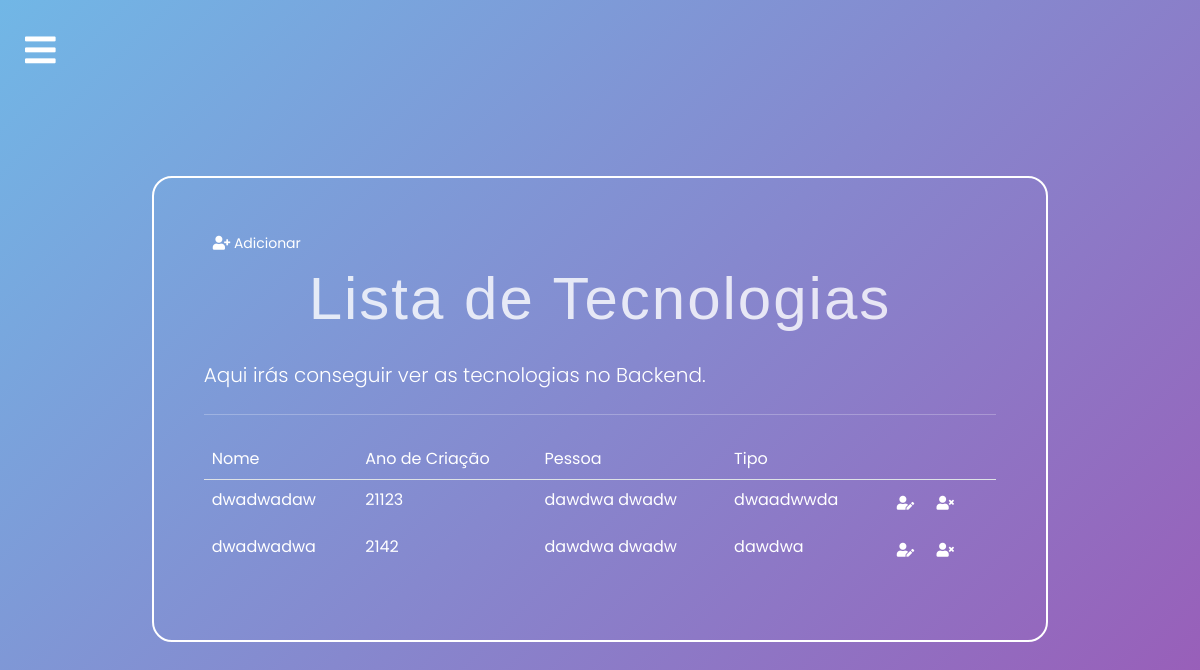
The app's page /backend/tecnologias/list/ (signed in), older data.
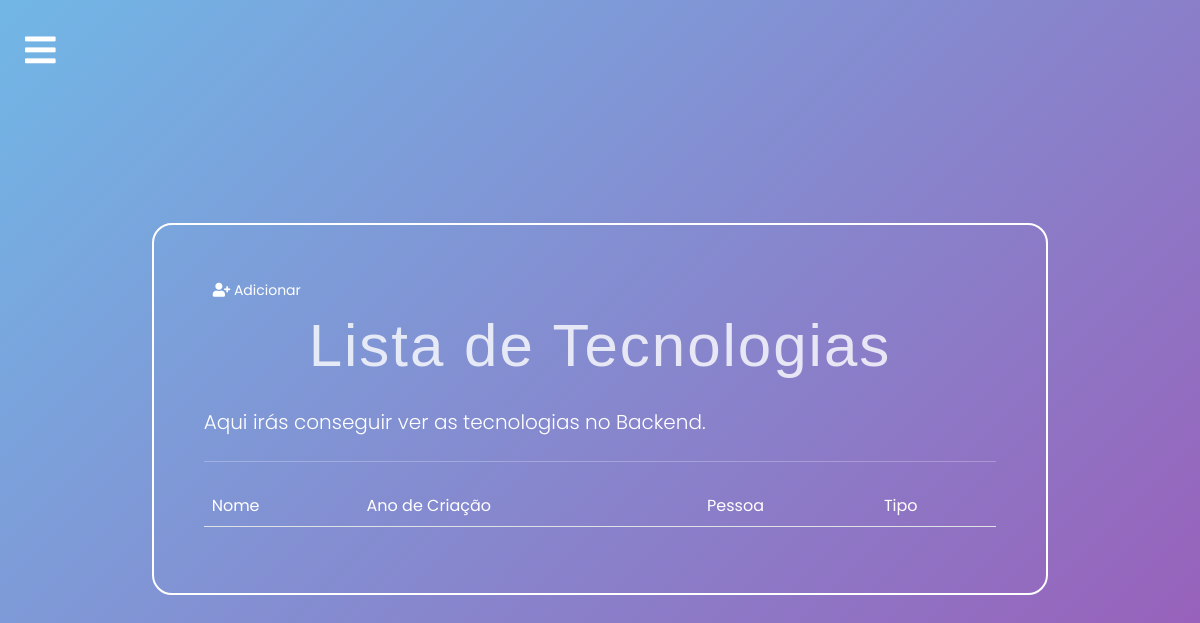
The same page, newer data.
### portofolio/models.py (models this page shows, shortened)
class Tecnologia(models.Model):
    nome = models.CharField(max_length=255)
    ano_criacao = models.IntegerField()
    pessoa = models.ForeignKey(Pessoa, on_delete=models.CASCADE)
    resumo = models.TextField()
    link_oficial = models.URLField()
    descricao = models.TextField()
    tipo = models.ForeignKey('TipoTecnologia', on_delete=models.CASCADE)

class Pessoa (models.Model):
    nome = models.CharField(max_length=50)
    sobrenome = models.CharField(max_length=50)
    idade = models.IntegerField()
    linkedin = models.URLField(max_length=200, null=True, blank=True)
    github = models.URLField(max_length=200, null=True, blank=True)
    instagram = models.URLField(max_length=200, null=True, blank=True)
    resumo_sobre = models.TextField()
    resumo_estudos = models.TextField()
    resumo_competencias = models.TextField()
    def __str__(self):
        return self.nome + ' ' + self.sobrenome

class TipoTecnologia(models.Model):
    nome = models.CharField(max_length=255)
    descricao = models.TextField()
    def __str__(self):
        return self.nome

### portofolio/views.py (the view)
# urls.py: path('backend/tecnologias/list/', views.tecnologias_list, name='tecnologias_list'), # get req. to retrieve and display all records
@login_required
def tecnologias_list(request):
    context = {'tecnologias_list': Tecnologia.objects.all()}
    return render(request, 'portofolio/sobre/tecnologias/tecnologia_list.html', context)

### portofolio/templates/portofolio/sobre/tecnologias/tecnologia_list.html (shortened to what this page needs)
{%extends 'portofolio/base.html' %}
{%load crispy_forms_tags%}
{%block content%}
<div class="container">
    <div class="col-md-10 offset-md-1 mt-5">
        <div class="limiter-form jumbotron">
            <a href="{%url 'portofolio:tecnologias_insert'%}" class="btn btn-primary btn-sm">
                <i class="fas fa-user-plus"></i>
                Adicionar
            </a>
            <h1 class="display-4">Lista de Tecnologias</h1>
            <p class="lead">Aqui irás conseguir ver as tecnologias no Backend.</p>
            <hr class="my-4">
            <table class="table table-borderless">
                <thead class="border-bottom font-weight-bold">
                    <tr>
                        <td>Nome</td>
                        <td>Ano de Criação</td>
                        <td>Pessoa</td>
                        <td>Tipo</td>
                    </tr>
                    <tbody>
                        {%for tecnologia in tecnologias_list%}
                        <tr>
                            <td>{{tecnologia.nome}}</td>
                            <td>{{tecnologia.ano_criacao}}</td>
                            <td>{{tecnologia.pessoa}}</td>
                            <td>{{tecnologia.tipo}}</td>
                            <td>
                                <a href="{%url 'portofolio:tecnologia_update' tecnologia.id%}" class="btn btn-warning btn-sm">
                                    <i class="fas fa-user-edit"></i>
                                </a>
                                <form action="{%url 'portofolio:tecnologia_delete' tecnologia.id%}" method="post" class="d-inline">
                                    <button type="submit" class="btn btn-danger btn-sm">
                                        <i class="fas fa-user-times"></i>
                                    </button>
                                </form>
                            </td>
                        </tr>
                        {% endfor %}
                    </tbody>
                </thead>
            </table>
        </div>
    </div>
</div>
{%endblock%}

Row changes from the older to the newer data that the page shows:
removed Tecnologia: nome "dwadwadaw", ano_criacao "21123", pessoa "dawdwa dwadw", tipo "dwaadwwda"
removed Tecnologia: nome "dwadwadwa", ano_criacao "2142", pessoa "dawdwa dwadw", tipo "dawdwa"
